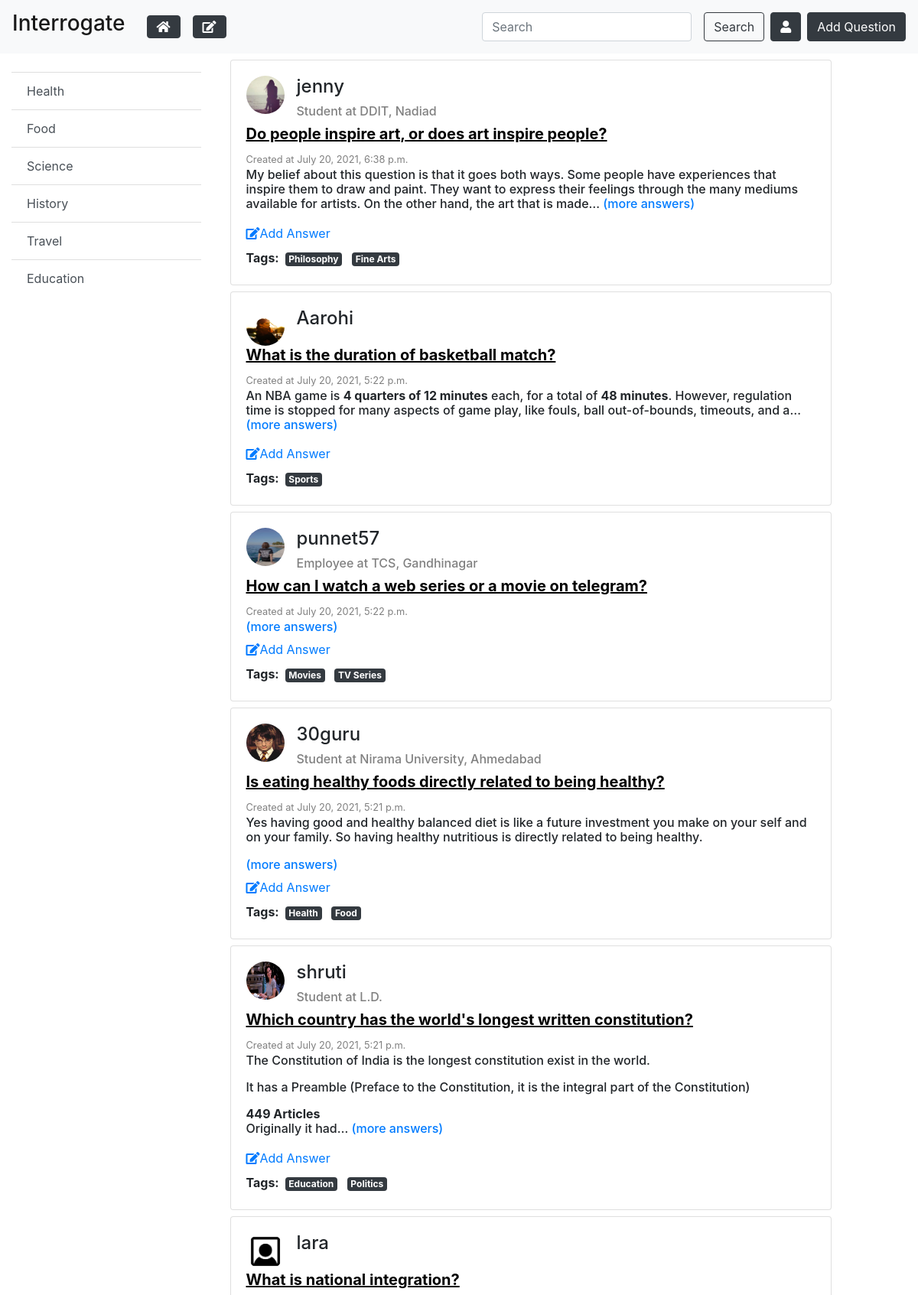
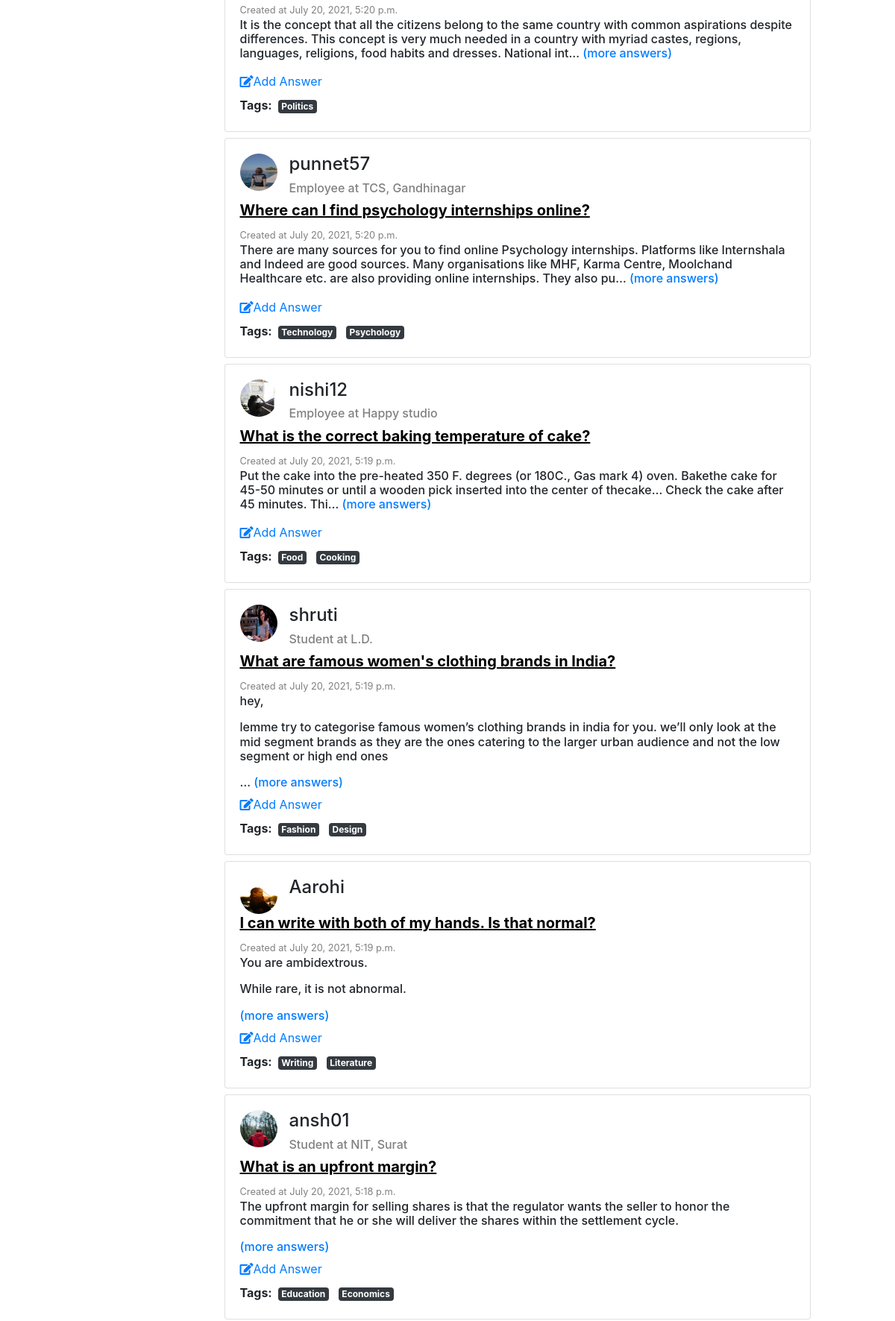
The page /Quora/ (signed in, upper part) on the database its author committed (2 pictures, top to bottom).
### quora/models.py (models this page shows, shortened)
class quoraTopic(models.Model):
    topic_id = models.AutoField(primary_key=True)
    topic = models.CharField(max_length=50)
    image = models.ImageField(upload_to = 'quora/topicImg/')

class Question(models.Model):
    sno = models.AutoField(primary_key=True)
    question = models.CharField(max_length=255)
    user = models.ForeignKey(User, on_delete=models.CASCADE)
    status = models.BooleanField(default=0)
    queTopics = models.ManyToManyField(quoraTopic)
    timestamp = models.DateTimeField(default=now)

class Answer(models.Model):
    sno = models.AutoField(primary_key=True)
    answer= RichTextField(blank=True, null= True)
    user=models.ForeignKey(User, on_delete=models.CASCADE)
    question=models.ForeignKey(Question, on_delete=models.CASCADE)
    timeStamp=models.DateTimeField(default=now)

### authentication/models.py (models this page shows, shortened)
class Profile(models.Model):
    user = models.OneToOneField(User, on_delete=models.CASCADE)
    first_name = models.CharField(max_length=100)
    last_name = models.CharField(max_length=100, blank=True)
    description = models.TextField(blank=True)
    employment = models.CharField(max_length=100, blank=True)
    school = models.CharField(max_length=100, blank=True)
    topics = models.ManyToManyField(quoraTopic)
    userImage = models.ImageField(upload_to = 'auth/userImg/', default = 'user.png')

### quora/views.py (the view)
# urls.py: 2. Add a URL to urlpatterns:  path('', views.home, name='home')
def home(request):
    context = {}
    allQue = Question.objects.filter(status = 1).order_by('-timestamp')
    myTopics = Profile.objects.get(user = request.user).topics.all()
    context = {'allQuestions':allQue, 'myTopics': myTopics}
    return render(request,'home.html',context)

### quora/context_processors.py (called while the page is built)
def add_variable_to_context(request):
    allTopics = quoraTopic.objects.all()
    return{'allTopics':allTopics , 'form':addAnswer}

### quora/templates/home.html (shortened to what this page needs)
{% extends 'base.html' %} {% load static %} {% block title %} Interrogate {% endblock title %}  {% block content %}
<div class="container row">
    <div class="col-3">
        <div class="list-group list-group-flush" id="myList" role="tablist">
            {% for topic in myTopics %}
            <a class="list-group-item list-group-item-action" data-toggle="list" href="#{{topic.topic_id}}" role="tab">{{topic.topic}}</a> {% endfor %}
        </div>
    </div>
    <div class="col-9">
        <div class="tab-content">
            <div class="tab-pane active" id="all" role="tabpanel">
                {% for que in allQuestions %} {% include 'cardHome.html' %} {% endfor %}
            </div>
        </div>
    </div>
</div>
 {% endblock content %}

### quora/templates/cardHome.html
{% load static %}
<div class="card m-2">
    <div class="card-body">
        <div class="media">
            <a href="{% url 'othersProfile' que.user.username%}" target="_blank">
                <img class="rounded-circle mr-3" src="{{que.user.profile.userImage.url}}" alt="..." width="50px" height="50px" style="overflow:hidden">
            </a>
            <div class="media-body">
                <h4 class="mt-0">{{que.user}}</h4>
                {% if que.user.profile.employment == '' and que.user.profile.school == ''%}
                <h6></h6>
                {% elif que.user.profile.employment == '' %}
                <h6 style="color: grey;">Student at {{que.user.profile.school}}</h6>
                {% else %}
                <h6 style="color: grey;">Employee at {{que.user.profile.employment}}</h6>
                {% endif %}
            </div>
        </div>
        <a href="{% url 'questionDetail' que.sno %}" style="color:black;">
            <h5><u><b>{{que.question}}</b></u></h5>
        </a>
        <small style="color: grey;">Created at {{que.timestamp}}</small> {% if que.status == 0 %}
        <h6 style="color:grey;">No answer yet</h6>
        {% else %}
        <h6>{{ que.answer_set.first.answer | truncatechars:250 |safe }} <a href="{% url 'questionDetail' que.sno %}">(more answers)</a></h6>
        {% endif %}
        <a href="{% url 'questionDetail' que.sno %}">
            <i class="fas fa-edit" area-hidden="true"></i>Add Answer
        </a>
        <div class="tags mt-2">
            <b>Tags: </b> {% for topic in que.queTopics.all %}
            <span class="badge badge-dark m-1">{{ topic.topic }}</span> {% endfor %}
        </div>
    </div>
</div>

### rows shown on the page
quoraTopic: topic "Health"
quoraTopic: topic "Food"
quoraTopic: topic "Science"
quoraTopic: topic "History"
quoraTopic: topic "Travel"
quoraTopic: topic "Education"
Question: user.profile.userImage (picture), user "jenny", user.profile.school "DDIT, Nadiad", question "Do people inspire art, or does art inspire people?", timestamp "July 20, 2021, 6:38 p.m.", answer_set.first.answer "My belief about this question is that it goes both ways. Some people have experiences that inspire them to draw and paint. They want to express their feelings through the many mediums available for artists. On the other hand, the art that is made…"
quoraTopic: topic "Philosophy"
quoraTopic: topic "Fine Arts"
Question: user.profile.userImage (picture), user "Aarohi", question "What is the duration of basketball match?", timestamp "July 20, 2021, 5:22 p.m.", answer_set.first.answer "An NBA game is 4 quarters of 12 minutes each, for a total of 48 minutes . However, regulation time is stopped for many aspects of game play, like fouls, ball out-of-bounds, timeouts, and a…"
quoraTopic: topic "Sports"
Question: user.profile.userImage (picture), user "punnet57", user.profile.employment "TCS, Gandhinagar", question "How can I watch a web series or a movie on telegram?", timestamp "July 20, 2021, 5:22 p.m."
quoraTopic: topic "Movies"
quoraTopic: topic "TV Series"
Question: user.profile.userImage (picture), user "30guru", user.profile.school "Nirama University, Ahmedabad", question "Is eating healthy foods directly related to being healthy?", timestamp "July 20, 2021, 5:21 p.m.", answer_set.first.answer "Yes having good and healthy balanced diet is like a future investment you make on your self and on your family. So having healthy nutritious is directly related to being healthy."
Question: user.profile.userImage (picture), user "shruti", user.profile.school "L.D.", question "Which country has the world's longest written constitution?", timestamp "July 20, 2021, 5:21 p.m.", answer_set.first.answer "The Constitution of India is the longest constitution exist in the world. It has a Preamble (Preface to the Constitution, it is the integral part of the Constitution) 449 Articles Originally it had…"
quoraTopic: topic "Politics"
Question: user.profile.userImage (placeholder picture), user "lara", question "What is national integration?", timestamp "July 20, 2021, 5:20 p.m.", answer_set.first.answer "It is the concept that all the citizens belong to the same country with common aspirations despite differences. This concept is very much needed in a country with myriad castes, regions, languages, religions, food habits and dresses. National int…"
Question: user.profile.userImage (picture), user "punnet57", user.profile.employment "TCS, Gandhinagar", question "Where can I find psychology internships online?", timestamp "July 20, 2021, 5:20 p.m.", answer_set.first.answer "There are many sources for you to find online Psychology internships. Platforms like Internshala and Indeed are good sources. Many organisations like MHF, Karma Centre, Moolchand Healthcare etc. are also providing online internships. They also pu…"
quoraTopic: topic "Technology"
quoraTopic: topic "Psychology"
Question: user.profile.userImage (picture), user "nishi12", user.profile.employment "Happy studio", question "What is the correct baking temperature of cake?", timestamp "July 20, 2021, 5:19 p.m.", answer_set.first.answer "Put the cake into the pre-heated 350 F. degrees (or 180C., Gas mark 4) oven. Bakethe cake for 45-50 minutes or until a wooden pick inserted into the center of thecake… Check the cake after 45 minutes. Thi…"
quoraTopic: topic "Cooking"
Question: user.profile.userImage (picture), user "shruti", user.profile.school "L.D.", question "What are famous women's clothing brands in India?", timestamp "July 20, 2021, 5:19 p.m.", answer_set.first.answer "hey, lemme try to categorise famous women’s clothing brands in india for you. we’ll only look at the mid segment brands as they are the ones catering to the larger urban audience and not the low segment or high end ones …"
quoraTopic: topic "Fashion"
quoraTopic: topic "Design"
Question: user.profile.userImage (picture), user "Aarohi", question "I can write with both of my hands. Is that normal?", timestamp "July 20, 2021, 5:19 p.m.", answer_set.first.answer "You are ambidextrous. While rare, it is not abnormal."
quoraTopic: topic "Writing"
quoraTopic: topic "Literature"
Question: user.profile.userImage (picture), user "ansh01", user.profile.school "NIT, Surat", question "What is an upfront margin?", timestamp "July 20, 2021, 5:18 p.m.", answer_set.first.answer "The upfront margin for selling shares is that the regulator wants the seller to honor the commitment that he or she will deliver the shares within the settlement cycle."
quoraTopic: topic "Economics"
